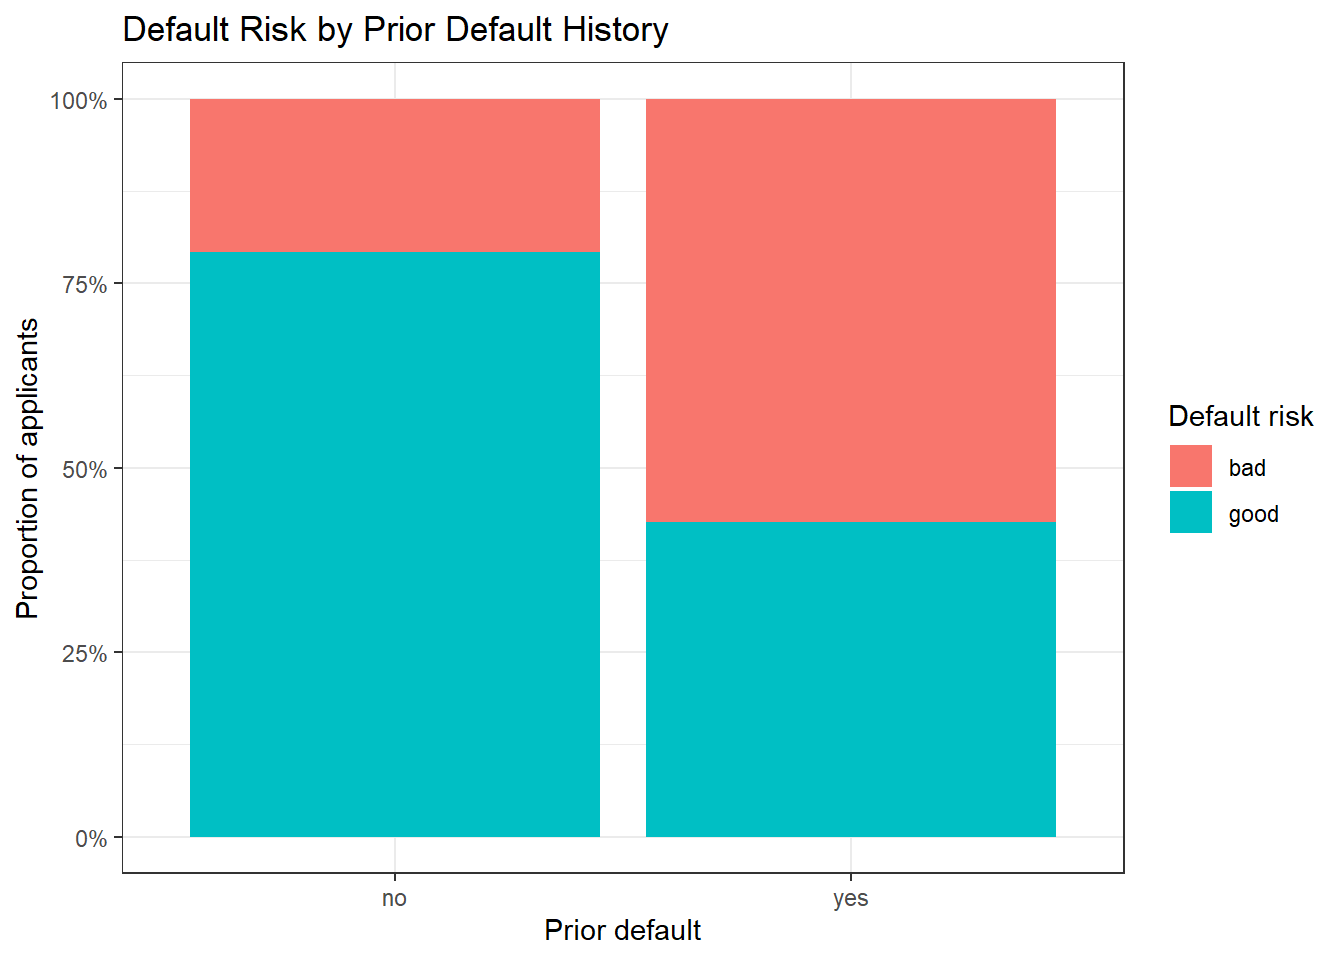

The script that drew this image:
ggplot(fd, aes(x = prior_default, fill = risk_flag)) +
  geom_bar(position = "fill") +
  scale_y_continuous(labels = scales::percent_format()) +
  labs(
    title = "Default Risk by Prior Default History",
    x = "Prior default",
    y = "Proportion of applicants",
    fill = "Default risk"
  ) +
  theme_bw()
